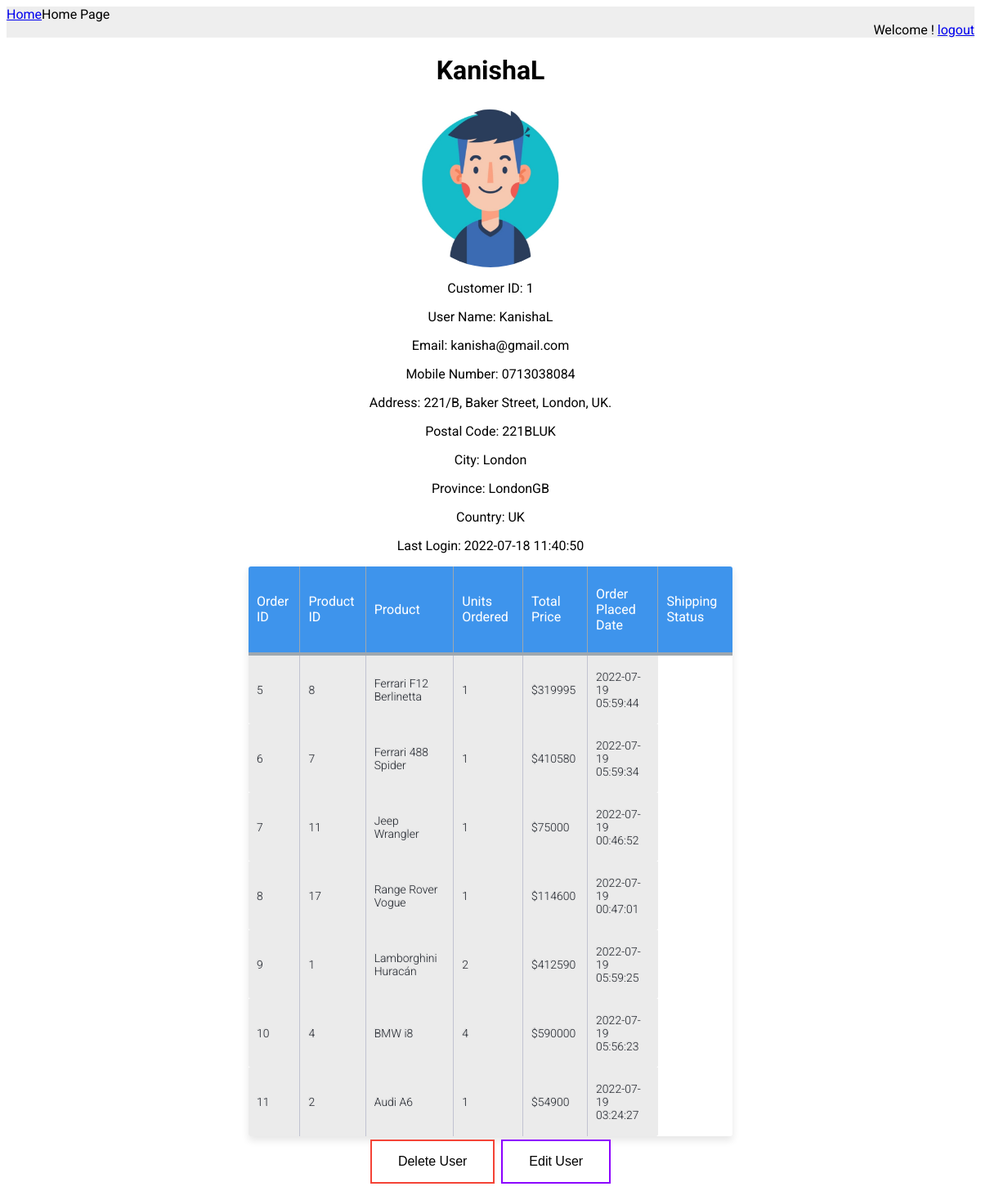
The app's page /admin-portal/user_profile.php?user_id=1 (signed in) with its own data.
### tables this page shows
CREATE TABLE `customers` (
  `customer_id` int(10) NOT NULL,
  `username` varchar(20) NOT NULL,
  `email` varchar(50) NOT NULL,
  `password` varchar(50) NOT NULL,
  `mobile_number` varchar(10) NOT NULL,
  `address` varchar(100) NOT NULL,
  `postal_code` varchar(20) NOT NULL,
  `city` varchar(50) NOT NULL,
  `province` varchar(50) NOT NULL,
  `country` varchar(50) NOT NULL,
  `image` text NOT NULL,
  `last_login` timestamp NOT NULL DEFAULT current_timestamp() ON UPDATE current_timestamp(),
  `is_deleted` int(1) NOT NULL
);

CREATE TABLE `orders` (
  `order_id` int(10) NOT NULL,
  `customer_id` int(10) NOT NULL,
  `product_id` int(10) NOT NULL,
  `order_qty` int(10) NOT NULL,
  `order_price` double NOT NULL,
  `created_time` timestamp NOT NULL DEFAULT current_timestamp() ON UPDATE current_timestamp(),
  `is_deleted` int(1) NOT NULL
);

CREATE TABLE `products` (
  `product_id` int(10) NOT NULL,
  `product_brand` varchar(50) NOT NULL,
  `product_name` varchar(50) NOT NULL,
  `price` double NOT NULL,
  `discount` double NOT NULL,
  `product_description` longtext NOT NULL,
  `qty` int(10) NOT NULL,
  `product_img` text NOT NULL,
  `purchases` int(10) NOT NULL,
  `ratings` float NOT NULL,
  `is_deleted` int(1) NOT NULL
);

### admin-portal/user_profile.php (the view, shortened to what this page needs)
<?php require_once('../connection/dbconnection.php'); ?>
<?php require_once('components/header.php'); ?>
<?php
$userTable = "<table class=\"table-fill1\">";
$userTable .= "<tr>
                <th class=\"text-left\"> Order ID </th>
                <th class=\"text-left\"> Product ID </th>
                <th class=\"text-left\"> Product </th>
                <th class=\"text-left\"> Units Ordered </th>
                <th class=\"text-left\"> Total Price </th>
                <th class=\"text-left\"> Order Placed Date </th>
                <th class=\"text-left\"> Shipping Status </th>
                </tr>";
$query = "SELECT orders.*, customers.*, products.*
          FROM
          orders
          INNER JOIN products
          ON orders.product_id = products.product_id
          INNER JOIN customers
          ON orders.customer_id = customers.customer_id
          WHERE orders.customer_id = '{$_GET['user_id']}'
          ORDER BY orders.order_id ASC";
    $result = mysqli_query($connection, $query);
    if ($result) {
        while ($record = mysqli_fetch_array($result)) {
                $userTable .= "<tbody class=\"table-hover\">";
                $userTable .= "<tr>";
                $userTable .= "<td class=\"text-left\">" . $record['order_id'] . "</td>";
                $userTable .= "<td class=\"text-left\">" . $record['product_id'] . "</td>";
                $userTable .= "<td class=\"text-left\">" . $record['product_brand'] ." ". $record['product_name'] ."</td>";
                $userTable .= "<td class=\"text-left\">" . $record['order_qty'] . "</td>";
                $userTable .= "<td class=\"text-left\">" . "$". $record['order_price'] . "</td>";
                $userTable .= "<td class=\"text-left\">" . $record['created_time'] . "</td>";
                $userTable .= "</tr>";
                $userTable .= "</tbody>";
        }
        $userTable .= "</table>";
    }
?>
<!DOCTYPE html>
<html lang="en">
<head>
    <link rel="stylesheet" href="css/user_profile.css">
    <link rel="stylesheet" href="css/tables.css">
</head>
<body>
<center>
    <?php
    $query = "SELECT customer_id, username, email, mobile_number, address, postal_code, city, province, country, image, last_login
              FROM customers WHERE customer_id = '{$_GET['user_id']}' LIMIT 1";
    $result = mysqli_query($connection, $query);
    if ($result) { ?>
        <?php while ($record = mysqli_fetch_array($result)) {
        ?>
            <h1><?php echo $record['username'] ?></h1>
            <div><img class="uImg" src="../assets/uploads/profile_pics/<?= $record['image'] ?>"></div>
            <div class="itemInfo">
                <p>Customer ID: <?php echo $record['customer_id'] ?></p>
                <p>User Name: <?php echo $record['username'] ?></p>
                <p>Email: <?php echo $record['email'] ?></p>
                <p>Mobile Number: <?php echo $record['mobile_number'] ?></p>
                <p>Address: <?php echo $record['address'] ?> </p>
                <p>Postal Code: <?php echo $record['postal_code'] ?> </p>
                <p>City: <?php echo $record['city'] ?> </p>
                <p>Province: <?php echo $record['province'] ?> </p>
                <p>Country: <?php echo $record['country'] ?> </p>
                <p>Last Login: <?php echo $record['last_login'] ?> </p>
                <?php echo $userTable; ?>
                <form method="post">
                    <input type="submit" name="deleteButton" value="Delete User" class="button button3" />
                    <input type="submit" name="editButton" value="Edit User" class="button1 button2" />
                </form>
            </div>
    <?php }
    }
    ?>
</center>
</body>
</html>

### admin-portal/css/user_profile.css (style rules this page uses)
body { font-family: "Roboto", helvetica, arial, sans-serif; text-rendering: optimizeLegibility; }
.uImg { width: 200px; height: 200px; display: block; object-fit: contain; border-radius: 100px; }
.button { background-color: #4CAF50; border: none; color: white; padding: 16px 32px; text-align: center; text-decoration: none; display: inline-block; font-size: 16px; margin: 4px 2px; transition-duration: 0.4s; cursor: pointer; }
.button3 { background-color: white; color: black; border: 2px solid #f44336; }
.button1 { background-color: #4CAF50; border: none; color: white; padding: 16px 32px; text-align: center; text-decoration: none; display: inline-block; font-size: 16px; margin: 4px 2px; transition-duration: 0.4s; cursor: pointer; }
.button2 { background-color: white; color: black; border: 2px solid #8c00ff; }

### admin-portal/css/tables.css (style rules this page uses)
body { font-family: "Roboto", helvetica, arial, sans-serif; text-rendering: optimizeLegibility; }
.table-fill1 { background: white; border-radius:3px; border-collapse: collapse; margin: auto; padding:5px; width:50%; box-shadow: 0 5px 10px rgba(0, 0, 0, 0.1); animation: float 5s infinite; }
th { color:#ffffff; background:#3e94ec; border-bottom:4px solid #9ea7af; border-right: 1px solid #9ea7af; font-size:16px; font-weight: 400; padding: 24px 10px 24px 10px; text-align:left; vertical-align:middle; }
th:first-child { border-top-left-radius:3px; }
th:last-child { border-top-right-radius:3px; border-right:none; }
tr { border-top: 1px solid #C1C3D1; border-bottom: 1px solid #C1C3D1; color:#22262e; font-size:14px; font-weight:normal; text-shadow: 0 1px 1px rgba(256, 256, 256, 0.1); }
tr:first-child { border-top:none; }
tr:last-child { border-bottom:none; }
tr:nth-child(odd) td { background:#EBEBEB; }
tr:last-child td:first-child { border-bottom-left-radius:3px; }
tr:last-child td:last-child { border-bottom-right-radius:3px; }
td { background:#FFFFFF; padding: 18px 10px 18px 10px; text-align:left; vertical-align:middle; font-weight:300; font-size:14px; text-shadow: -1px -1px 1px rgba(0, 0, 0, 0.1); border-right: 1px solid #C1C3D1; }
td:last-child { border-right: 0px; }
th.text-left { text-align: left; }
td.text-left { text-align: left; }

### records on screen
customers: username "KanishaL", image (picture), customer_id "1", email "kanisha@gmail.com", mobile_number "0713038084", address "221/B, Baker Street, London, UK.", postal_code "221BLUK", city "London", province "LondonGB", country "UK", last_login "2022-07-18 11:40:50"
orders: order_id "5", product.product_id "8", product.product_brand "Ferrari", product.product_name "F12 Berlinetta", order_qty "1", order_price "319995", created_time "2022-07-19 05:59:44"
orders: order_id "6", product.product_id "7", product.product_brand "Ferrari", product.product_name "488 Spider", order_qty "1", order_price "410580", created_time "2022-07-19 05:59:34"
orders: order_id "7", product.product_id "11", product.product_brand "Jeep", product.product_name "Wrangler", order_qty "1", order_price "75000", created_time "2022-07-19 00:46:52"
orders: order_id "8", product.product_id "17", product.product_brand "Range Rover", product.product_name "Vogue", order_qty "1", order_price "114600", created_time "2022-07-19 00:47:01"
orders: order_id "9", product.product_id "1", product.product_brand "Lamborghini", product.product_name "Huracán", order_qty "2", order_price "412590", created_time "2022-07-19 05:59:25"
orders: order_id "10", product.product_id "4", product.product_brand "BMW", product.product_name "i8", order_qty "4", order_price "590000", created_time "2022-07-19 05:56:23"
orders: order_id "11", product.product_id "2", product.product_brand "Audi", product.product_name "A6", order_qty "1", order_price "54900", created_time "2022-07-19 03:24:27"
